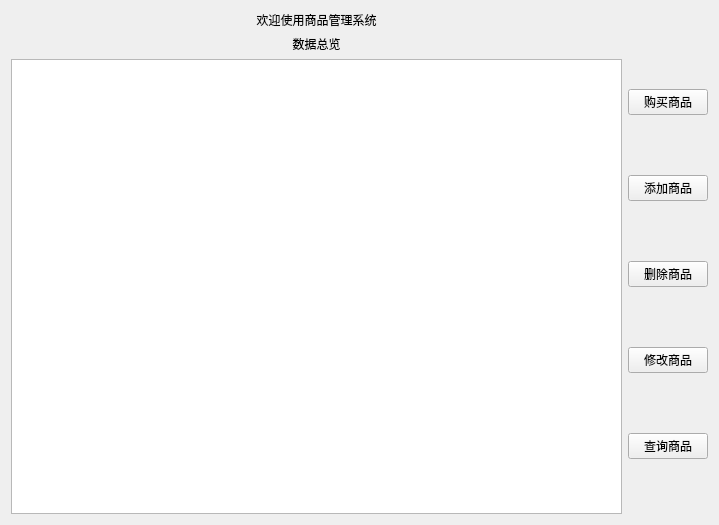
<?xml version="1.0" encoding="UTF-8"?>
<ui version="4.0">
 <class>control_page</class>
 <widget class="QWidget" name="control_page">
  <property name="geometry">
   <rect>
    <x>0</x>
    <y>0</y>
    <width>719</width>
    <height>525</height>
   </rect>
  </property>
  <property name="windowTitle">
   <string>Form</string>
  </property>
  <layout class="QGridLayout" name="gridLayout">
   <item row="2" column="0">
    <widget class="QTableView" name="tableView">
     <property name="sizePolicy">
      <sizepolicy hsizetype="Expanding" vsizetype="Preferred">
       <horstretch>0</horstretch>
       <verstretch>0</verstretch>
      </sizepolicy>
     </property>
    </widget>
   </item>
   <item row="0" column="0">
    <widget class="QLabel" name="label">
     <property name="sizePolicy">
      <sizepolicy hsizetype="Preferred" vsizetype="Fixed">
       <horstretch>0</horstretch>
       <verstretch>0</verstretch>
      </sizepolicy>
     </property>
     <property name="styleSheet">
      <string notr="true">font: 75 26pt &quot;宋体&quot;;</string>
     </property>
     <property name="text">
      <string>欢迎使用商品管理系统</string>
     </property>
     <property name="alignment">
      <set>Qt::AlignCenter</set>
     </property>
    </widget>
   </item>
   <item row="1" column="0">
    <widget class="QLabel" name="label_2">
     <property name="sizePolicy">
      <sizepolicy hsizetype="Preferred" vsizetype="Fixed">
       <horstretch>0</horstretch>
       <verstretch>0</verstretch>
      </sizepolicy>
     </property>
     <property name="styleSheet">
      <string notr="true">font: 16pt &quot;宋体&quot;;</string>
     </property>
     <property name="text">
      <string>数据总览</string>
     </property>
     <property name="alignment">
      <set>Qt::AlignCenter</set>
     </property>
    </widget>
   </item>
   <item row="1" column="1" rowspan="2">
    <layout class="QVBoxLayout" name="verticalLayout">
     <item>
      <widget class="QPushButton" name="btn_buy">
       <property name="styleSheet">
        <string notr="true">font: 12pt &quot;宋体&quot;;</string>
       </property>
       <property name="text">
        <string>购买商品</string>
       </property>
      </widget>
     </item>
     <item>
      <widget class="QPushButton" name="btn_add">
       <property name="styleSheet">
        <string notr="true">font: 12pt &quot;宋体&quot;;</string>
       </property>
       <property name="text">
        <string>添加商品</string>
       </property>
      </widget>
     </item>
     <item>
      <widget class="QPushButton" name="btn_del">
       <property name="styleSheet">
        <string notr="true">font: 12pt &quot;宋体&quot;;</string>
       </property>
       <property name="text">
        <string>删除商品</string>
       </property>
      </widget>
     </item>
     <item>
      <widget class="QPushButton" name="btn_modify">
       <property name="styleSheet">
        <string notr="true">font: 12pt &quot;宋体&quot;;</string>
       </property>
       <property name="text">
        <string>修改商品</string>
       </property>
      </widget>
     </item>
     <item>
      <widget class="QPushButton" name="btn_query">
       <property name="styleSheet">
        <string notr="true">font: 12pt &quot;宋体&quot;;</string>
       </property>
       <property name="text">
        <string>查询商品</string>
       </property>
      </widget>
     </item>
    </layout>
   </item>
  </layout>
 </widget>
 <resources/>
 <connections/>
</ui>
